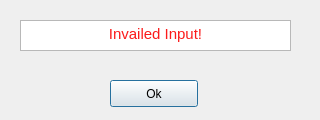
<?xml version="1.0" encoding="UTF-8"?>
<ui version="4.0">
 <class>Dialog</class>
 <widget class="QDialog" name="Dialog">
  <property name="geometry">
   <rect>
    <x>0</x>
    <y>0</y>
    <width>320</width>
    <height>120</height>
   </rect>
  </property>
  <property name="windowTitle">
   <string>Dialog</string>
  </property>
  <widget class="QPushButton" name="pushButton">
   <property name="geometry">
    <rect>
     <x>110</x>
     <y>80</y>
     <width>88</width>
     <height>27</height>
    </rect>
   </property>
   <property name="text">
    <string>Ok</string>
   </property>
  </widget>
  <widget class="QTextBrowser" name="textBrowser">
   <property name="geometry">
    <rect>
     <x>20</x>
     <y>20</y>
     <width>271</width>
     <height>31</height>
    </rect>
   </property>
   <property name="html">
    <string>&lt;!DOCTYPE HTML PUBLIC &quot;-//W3C//DTD HTML 4.0//EN&quot; &quot;http://www.w3.org/TR/REC-html40/strict.dtd&quot;&gt;
&lt;html&gt;&lt;head&gt;&lt;meta name=&quot;qrichtext&quot; content=&quot;1&quot; /&gt;&lt;style type=&quot;text/css&quot;&gt;
p, li { white-space: pre-wrap; }
&lt;/style&gt;&lt;/head&gt;&lt;body style=&quot; font-family:'Ubuntu Sans'; font-size:11pt; font-weight:400; font-style:normal;&quot;&gt;
&lt;p align=&quot;center&quot; style=&quot; margin-top:0px; margin-bottom:0px; margin-left:0px; margin-right:0px; -qt-block-indent:0; text-indent:0px;&quot;&gt;&lt;span style=&quot; color:#fb1b1b;&quot;&gt;Invailed Input!&lt;/span&gt;&lt;/p&gt;&lt;/body&gt;&lt;/html&gt;</string>
   </property>
  </widget>
 </widget>
 <resources/>
 <connections/>
</ui>
